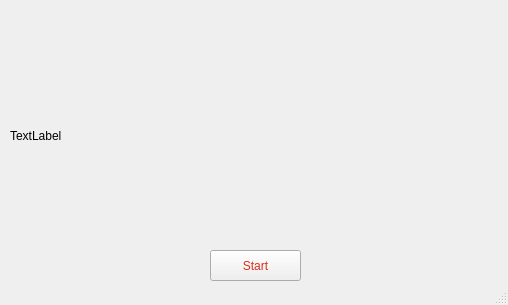
<?xml version="1.0" encoding="UTF-8"?>
<ui version="4.0">
 <class>MainWindow</class>
 <widget class="QMainWindow" name="MainWindow">
  <property name="geometry">
   <rect>
    <x>0</x>
    <y>0</y>
    <width>508</width>
    <height>305</height>
   </rect>
  </property>
  <property name="windowTitle">
   <string>MainWindow</string>
  </property>
  <widget class="QWidget" name="centralwidget">
   <widget class="QLabel" name="label">
    <property name="geometry">
     <rect>
      <x>10</x>
      <y>20</y>
      <width>481</width>
      <height>231</height>
     </rect>
    </property>
    <property name="text">
     <string>TextLabel</string>
    </property>
   </widget>
   <widget class="QPushButton" name="pushButton">
    <property name="geometry">
     <rect>
      <x>210</x>
      <y>250</y>
      <width>91</width>
      <height>31</height>
     </rect>
    </property>
    <property name="styleSheet">
     <string notr="true">color: rgb(219, 47, 30);</string>
    </property>
    <property name="text">
     <string>Start</string>
    </property>
   </widget>
  </widget>
  <widget class="QMenuBar" name="menubar">
   <property name="geometry">
    <rect>
     <x>0</x>
     <y>0</y>
     <width>508</width>
     <height>22</height>
    </rect>
   </property>
  </widget>
  <widget class="QStatusBar" name="statusbar"/>
 </widget>
 <resources/>
 <connections/>
</ui>
